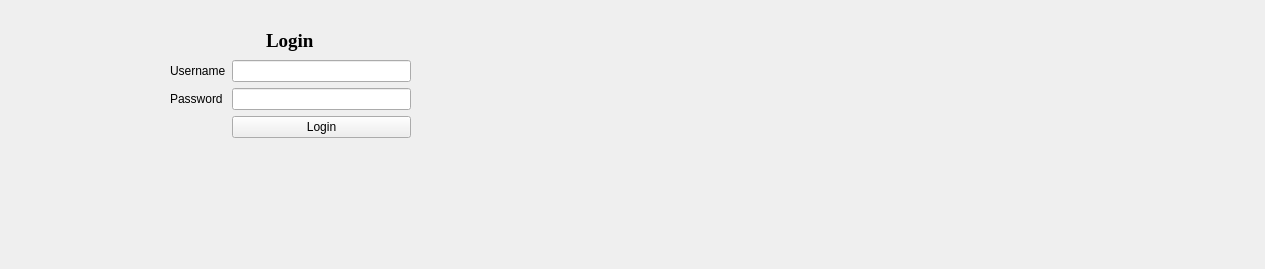
<?xml version="1.0" encoding="UTF-8"?>
<ui version="4.0">
 <class>Form</class>
 <widget class="QWidget" name="Form">
  <property name="geometry">
   <rect>
    <x>0</x>
    <y>0</y>
    <width>1265</width>
    <height>269</height>
   </rect>
  </property>
  <property name="windowTitle">
   <string>Form</string>
  </property>
  <widget class="QWidget" name="verticalLayoutWidget">
   <property name="geometry">
    <rect>
     <x>170</x>
     <y>30</y>
     <width>241</width>
     <height>108</height>
    </rect>
   </property>
   <layout class="QVBoxLayout" name="verticalLayout">
    <item alignment="Qt::AlignHCenter|Qt::AlignTop">
     <widget class="QLabel" name="label">
      <property name="font">
       <font>
        <family>Times New Roman</family>
       </font>
      </property>
      <property name="text">
       <string>&lt;html&gt;&lt;head/&gt;&lt;body&gt;&lt;p&gt;&lt;span style=&quot; font-size:14pt; font-weight:600;&quot;&gt;Login&lt;/span&gt;&lt;/p&gt;&lt;/body&gt;&lt;/html&gt;</string>
      </property>
     </widget>
    </item>
    <item>
     <layout class="QFormLayout" name="formLayout">
      <item row="0" column="0">
       <widget class="QLabel" name="usernameLabel">
        <property name="text">
         <string>Username</string>
        </property>
       </widget>
      </item>
      <item row="0" column="1">
       <widget class="QLineEdit" name="usernameLineEdit"/>
      </item>
      <item row="1" column="0">
       <widget class="QLabel" name="passwordLabel">
        <property name="text">
         <string>Password</string>
        </property>
       </widget>
      </item>
      <item row="1" column="1">
       <widget class="QLineEdit" name="passwordLineEdit"/>
      </item>
      <item row="2" column="1">
       <widget class="QPushButton" name="pushButton">
        <property name="text">
         <string>Login</string>
        </property>
       </widget>
      </item>
     </layout>
    </item>
   </layout>
  </widget>
 </widget>
 <resources/>
 <connections/>
</ui>
